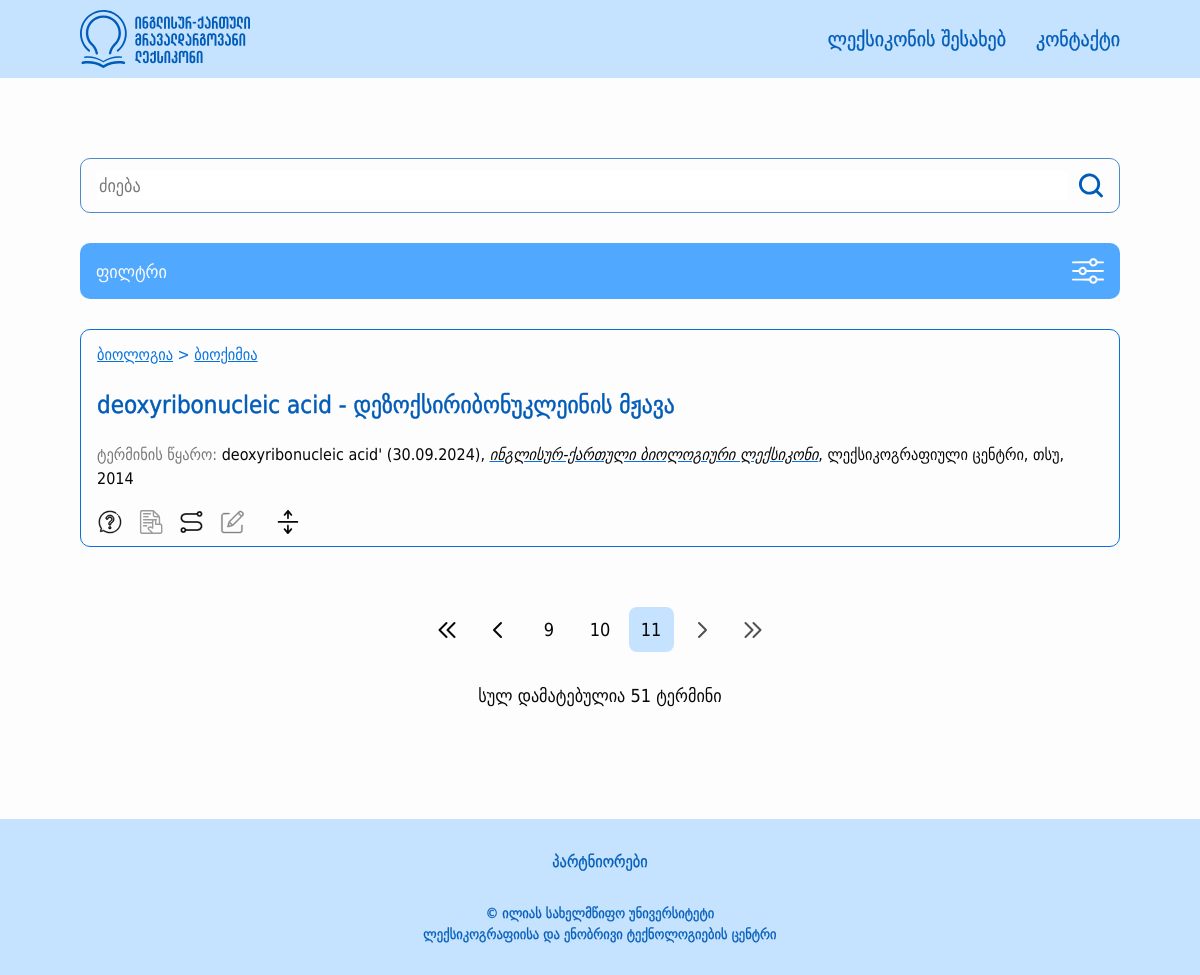
/page/11, run on the app's committed database.
### src/models/terms.py (models this page shows, shortened)
class Category(BaseModel):
    __tablename__ = "categories"
    id = db.Column(db.Integer, primary_key=True)
    name = db.Column(db.String(50), nullable=False)
    parent_id = db.Column(db.Integer, db.ForeignKey("categories.id"), nullable=True)
    is_active = db.Column(db.Boolean, default=True)
    children = db.relationship('Category', backref=db.backref('parent', remote_side=[id]), order_by="Category.name.asc()")
    def get_parents(self):
        parents = []
        if self.parent:
            parents.extend(self.parent.get_parents())
            parents.append(self.parent)
        return parents

class Term(BaseModel):
    __tablename__ = 'terms'
    id = db.Column(db.Integer, primary_key=True)
    geo_word = db.Column(db.String(100), nullable=False)
    eng_word = db.Column(db.String(100), nullable=False)
    grammar_form = db.Column(db.String(50), nullable=True)
    term_source = db.Column(db.Text, nullable=False)
    definition = db.Column(db.Text, nullable=False)
    definition_source = db.Column(db.Text, nullable=False)
    term_type = db.Column(db.String(50), nullable=True)
    context = db.Column(db.Text, nullable=True)
    context_source = db.Column(db.Text, nullable=True)
    comment = db.Column(db.Text, nullable=True)
    stylistic_label = db.Column(db.String(50), nullable=True)
    is_active = db.Column(db.Boolean, default=True)
    category = db.relationship("Category", secondary="terms_categories", backref="terms")
    english_connections = db.relationship("EnglishSynonym", back_populates="term")
    def get_synonyms(self, is_english=False):
        connections = ConnectedTerm.query.filter(ConnectedTerm.is_synonym == True, (ConnectedTerm.term1_id == self.id) | (ConnectedTerm.term2_id == self.id), ConnectedTerm.is_english == is_english).all()
        synonym_ids = [connection.term1_id if connection.term1_id != self.id else connection.term2_id for connection in connections]
        synonyms = Term.query.filter(Term.id.in_(synonym_ids)).all()
        return synonyms
    def get_related_terms(self):
        connections = ConnectedTerm.query.filter(ConnectedTerm.is_synonym == False, (ConnectedTerm.term1_id == self.id) | (ConnectedTerm.term2_id == self.id)).all()
        connected_term_ids = [connection.term1_id if connection.term1_id != self.id else connection.term2_id for connection in connections]
        related_terms = Term.query.filter(Term.id.in_(connected_term_ids)).all()
        return related_terms
    def has_synonyms_or_relations(self):
        connections = ConnectedTerm.query.filter((ConnectedTerm.term1_id == self.id) | (ConnectedTerm.term2_id == self.id)).first()
        return connections != None
    def get_category_tree(self):
        category_trees = []
        for category in self.category:
            categories = category.get_parents()
            categories.append(category)
            category_trees.append(categories)
        branched_tree = {}
        for category_tree in category_trees:
            current_dict = branched_tree
            for category in category_tree:
                if category not in current_dict:
                    current_dict[category] = {}
                current_dict = current_dict[category]
        return branched_tree

### src/views/main/routes.py (the view, shortened to what this page needs)
@main_blueprint.route("/")
@main_blueprint.route("/page/<int:page>")
def home(page=1):
    items = About.query.all()
    root_categories = Category.query.filter(Category.parent_id.is_(None), Category.is_active == True).all()
    filtered_categories = []
    terms = Term.query.filter(Term.is_active == True, Term.category.any(Category.is_active == True))
    search_word = request.args.get("searchWord", "")
    if search_word:
        if re.match("[A-Za-z0-9 .]+$", search_word):
            terms = terms.join(EnglishSynonym).filter(Term.definition.ilike(f"%{search_word}%") | Term.eng_word.ilike(f"%{search_word}%") | EnglishSynonym.eng_word.ilike(f"%{search_word}%"))
        else:
            terms = terms.filter(Term.geo_word.ilike(f"%{search_word}%"))
    search_letter = request.args.get("searchLetter", "")
    if search_letter:
        terms = terms.filter(Term.geo_word.ilike(f"{search_letter}%") | Term.eng_word.ilike(f"{search_letter}%"))
    categories = request.args.get("categories")
    if categories:
        categories = unquote(categories).split(",")
        filtered_categories = Category.query.filter(Category.id.in_(categories)).all()
        terms = terms.join(Term.category).filter(Category.id.in_(categories))
    sort = request.args.get("sortType")
    print(search_letter, search_word, categories, sort)
    terms = terms.paginate(per_page=5, page=page)
    return render_template("main/main.html", terms=terms,
                           root_categories=root_categories, filtered_categories=filtered_categories,
                           search_word=search_word, search_letter=search_letter, items=items)

### src/templates/main/main.html (shortened to what this page needs)
{% extends 'layouts/base.html' %}
{% from "macros.html" import create_term_card %}
{% block content %}
    <div class="main-outer edge-padding">
        <main class="main-content width-limiter">
            <section class="right-section">
                <section class="search-controls">
                    <div class="search-input-container">
                        <input class="search-input" type="text" placeholder="ძიება" id="searchWord"
                               value="{{ search_word }}"/>
                        <a>
                            <button class="search-button" id="searchButton">
                                <img class="search-button-img"
                                     src="{{ url_for('static', filename='images/search.svg') }}"
                                     alt="search"/>
                            </button>
                        </a>
                    </div>
                    <button id="filter-modal-open-button" class="filter-modal-toggle">
                        <span>ფილტრი</span>
                        <img src="{{ url_for('static', filename='images/filter.svg') }}"/>
                    </button>
                </section>
                {% if terms.items %}
                    <section id="term-list">
                        {% for term in terms.items %}
                            {{ create_term_card(term) }}
                        {% endfor %}
                    </section>
                    <div class="term-list-bottom-bar">
                        <ul class="pagination">
                            {% set query_string = request.query_string.decode() %}
                            {% set current_page = request.view_args.get("page", 1) %}
                            <li class="pagination-item">
                                <a href="{{ url_for("main.home", page=1) }}?{{ query_string }}"
                                   class="pagination-link {% if not terms.has_prev %} disabled {% endif %}">
                                    <img src="{{ url_for('static', filename='images/double-left.svg') }}"
                                         alt="first page"/>
                                </a>
                            </li>
                            <li class="pagination-item">
                                <a href="{{ url_for("main.home", page=current_page - 1) }}?{{ query_string }}"
                                   class="pagination-link{% if not terms.has_prev %} disabled {% endif %}">
                                    <img src="{{ url_for('static', filename='images/left.svg') }}"
                                         alt="previous page"/>
                                </a>
                            </li>
                            {%- for page in terms.iter_pages(left_edge=0, left_current=2, right_current=2, right_edge=0) -%}
                                {%- if page -%}
                                    <li class="pagination-item">
                                        <a href="{{ url_for("main.home", page=page) }}?{{ query_string }}"
                                           class="pagination-link {% if page == current_page %} active {% endif %}">
                                            {{- page -}}
                                        </a>
                                    </li>
                                {%- endif -%}
                            {%- endfor -%}
                            <li class="pagination-item">
                                <a href="{{ url_for("main.home", page=current_page + 1) }}?{{ query_string }}"
                                   class="pagination-link {% if not terms.has_next %} disabled {% endif %}">
                                    <img src="{{ url_for('static', filename='images/right.svg') }}" alt="next page"/>
                                </a>
                            </li>
                            <li class="pagination-item">
                                <a href="{{ url_for("main.home", page=terms.pages) }}?{{ query_string }}"
                                   class="pagination-link {% if not terms.has_next %} disabled {% endif %}">
                                    <img src="{{ url_for('static', filename='images/double-right.svg') }}"
                                         alt="last page"/>
                                </a>
                            </li>
                        </ul>
                        {% if request.query_string.decode() == "" %}
                            <span class="search-result-number">სულ დამატებულია {{ terms.total }} ტერმინი</span>
                        {% else %}
                            <span class="search-result-number">სულ ნაპოვნია {{ terms.total }} ტერმინი</span>
                        {% endif %}
                    </div>
                {% endif %}
            </section>
        </main>
    </div>
{% endblock %}

### src/templates/macros.html (shortened to what this page needs)
{% macro is_active(page) %}
    {% if request.endpoint.endswith(page) %}
        active-nav-link
    {% else %}
        nav-link
    {% endif %}
{% endmacro %}
{% macro render_subcategories(subcategories) %}
    {% for subcategory in subcategories.keys() %}
        <a href="{{ url_for('main.home', categories=subcategory.id) }}," style="display: inline-block;">
            {{ subcategory.name }}
        </a>
    {% endfor %}
{% endmacro %}
{% macro create_term_card(term) %}
    <article class="term-card">
        {% set categories = term.get_category_tree() %}
        {% for category in categories.keys() %}
            <div class="field">
                <a href="{{ url_for('main.home', categories=category.id) }}," style="display: inline-block;">
                    {{ category.name }}
                </a>
                {% for subcategory in categories.values() if subcategory %}
                    > {{ render_subcategories(subcategory) }}
                {% endfor %}
            </div>
        {% endfor %}
        <a href="{{ url_for('main.term_detail', term_id=term.id) }}" class="unstyled-link">
            <h3 class="word-pair">{{ term.eng_word }} - {{ term.geo_word }}</h3>
        </a>
        <p class="term-source abbr-support">
            <span class="term-source-label">ტერმინის წყარო:</span>
            {{ term.term_source | safe }}
        </p>
        <section class="term-controls">
            <button class="term-button definition-button" title="განმარტების ჩვენება"
                    data-target="definition-{{ term.id }}">
            </button>
            <button class="term-button context-button" data-target="context-{{ term.id }}"
                    {% if not term.context %}
                    title="კონტექსტი ამ ტერმინს არ აქვს" disabled
                    {% else %}
                    title="კონტექსტის ჩვენება"
                    {% endif %}>
            </button>
            <button class="term-button synonym-button" data-target="connected-{{ term.id }}"
                    {% if not term.has_synonyms_or_relations() %}
                    title="დაკავშირებული სიტყვები და სინონიმები ამ ტერმინს არ აქვს" disabled
                    {% else %}
                    title="დაკავშირებული სიტყვების და სინონიმების ჩვენება"
                    {% endif %}>
            </button>
            <button class="term-button comment-button" data-target="comment-{{ term.id }}"
                    {% if not term.comment %}
                    title="კომენტარი ამ ტერმინს არ აქვს" disabled
                    {% else %}
                    title="კომენტარის ჩვენება"
                    {% endif %}>
            </button>
            <button class="term-button toggle-all-button" data-target="{{ term.id }}">
            </button>
        </section>
    </article>
{% endmacro %}

### src/static/styles/global.css (style rules this page uses)
:root { --color-light-blue: 197, 226, 255; --color-light-blue-2: 143, 199, 255; --color-blue: 6, 114, 221; --color-blue-1: 81, 168, 255; --color-blue-2: 0, 92, 184; --color-white: 253, 253, 253; --color-black: 7, 7, 7; --color-gray: 119, 119, 119; --color-gray-2: 237, 237, 237; --color-green: 19, 137, 0; --color-red: 229, 0, 0; }
*, *::before, *::after { box-sizing: border-box; }
* { margin: 0; }
body { line-height: 1.5; -webkit-font-smoothing: antialiased; }
img, picture, video, canvas, svg { display: block; max-width: 100%; }
input, button, textarea, select { font: inherit; }
p, h1, h2, h3, h4, h5, h6 { overflow-wrap: break-word; }
* { color: rgb(var(--color-black)); font-family: 'DejaVu Sans Condensed', sans-serif; }
body { display: flex; min-height: 100vh; flex-direction: column; background-color: rgb(var(--color-white)); }
ul { list-style: none; padding: 0; margin: 0; }
button { all: unset; cursor: pointer; box-sizing: border-box; }

### src/static/styles/shared.css (style rules this page uses)
.edge-padding { padding: 10px 20px; }
.width-limiter { max-width: 1300px; margin: 0 auto; }
.search-input-container { width: 100%; display: flex; padding: 12px 16px; gap: 12px; border-radius: 10px; border: 1px solid rgb(var(--color-blue-2), 0.7); }
.search-input-container a { display: flex; }
.search-input { flex: 1; font-size: 18px; border: none; outline: none; color: rgb(var(--color-black)); }
.search-input::placeholder { color: rgb(var(--color-gray)); }
.main-outer { padding-top: 60px; padding-bottom: 100px; flex: 1; }
.term-list-bottom-bar { margin-top: 48px; display: flex; gap: 8px; align-items: center; flex-direction: column; gap: 24px; }
.search-result-number { display: inline; }
.pagination { display: flex; gap: 4px; margin: 0 auto; width: fit-content; }
.pagination .pagination-link { all: unset; display: flex; background-color: rgb(var(--color-white)); width: 32px; height: 32px; align-items: center; justify-content: center; font-size: 18px; border-radius: 8px; cursor: pointer; }
.pagination .pagination-link.active { background-color: rgb(var(--color-light-blue)); }
.pagination .pagination-link.disabled { background-color: rgb(var(--color-white)); opacity: 0.7; cursor: default; pointer-events: none; }
.unstyled-link { text-decoration: none; color: inherit; }
@media screen and (min-width: 768px) { .edge-padding { padding: 10px 80px; } }
@media screen and (min-width: 768px) { .main-outer { padding: 80px; padding-bottom: 110px; } }
@media screen and (min-width: 768px) { .search-result-number { font-size: 18px; } }
@media screen and (min-width: 768px) { .pagination { gap: 6px; } }
@media screen and (min-width: 768px) { .term-list-bottom-bar { margin-top: 60px; gap: 30px; } }
@media screen and (min-width: 768px) { .pagination .pagination-link { width: 45px; height: 45px; } }

### src/static/styles/other.css (style rules this page uses)
.main-outer { display: flex; }
main { display: flex; flex: 1; }

### data on the page
Term: eng_word "deoxyribonucleic acid", geo_word "დეზოქსირიბონუკლეინის მჟავა", term_source "deoxyribonucleic acid' (30.09.2024), ინგლისურ-ქართული ბიოლოგიური ლექსიკონი , ლექსიკოგრაფიული ცენტრი, თსუ, 2014"
Category: name "ბიოლოგია"
Category: name "ბიოქიმია"

### other printed values
{{ page }} "9" "10" "11"
{{ terms.total }} "51"
